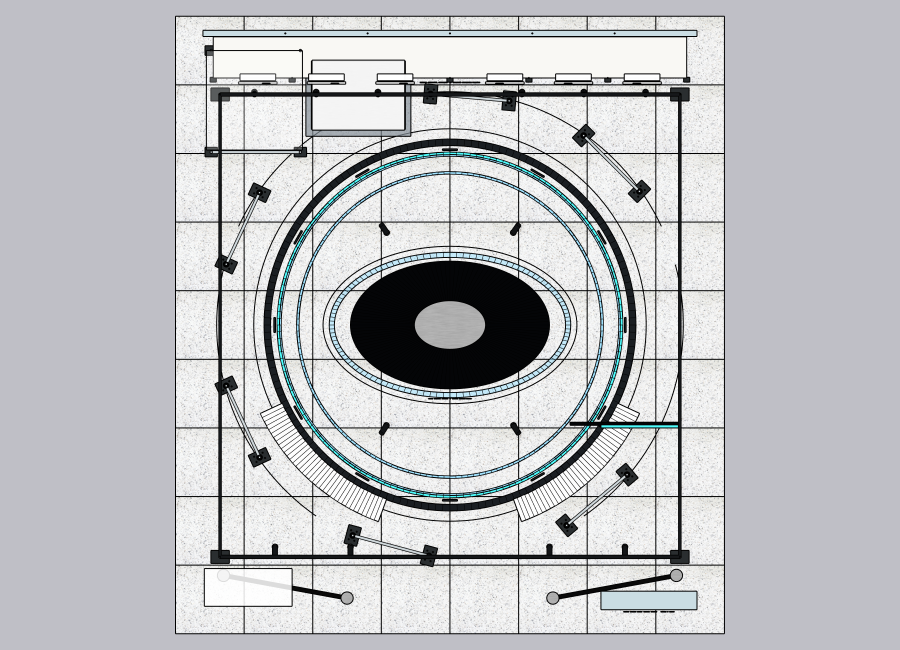
#> input picture codex_visual_stack/project_examples/logicat_r16/R16_QA_03_top_plan_cad_scale_clean_helpers_hidden.png, 1800 x 1300 px (shown at 1/2 size)
$ python -i capture_visual_assets.py   (imports and definitions only)
#> lines starting #> are read from the running program, lines starting #| are printed output that depends on the picture
#> further down, picture is the input picture: PIL image 1800x1300 RGB; mean R, G, B 191.3, 192.5, 195.5
#!/usr/bin/env python3
"""Capture source-page images into a local, cited, linked visual asset index."""
from __future__ import annotations
import argparse, csv, datetime as dt, hashlib, html, json, math, os, re, sys, time, urllib.parse, urllib.request
from pathlib import Path
from typing import Any
import numpy as np
from PIL import Image

UA = "Mozilla/5.0 (SA&BOO Visual Asset Index; private research cache)"
IMG_RE = re.compile(r'<(?:img|source)[^>]+(?:src|data-src|data-original|data-lazy-src|srcset)=["\']([^"\']+)', re.I)
META_RE = re.compile(r'<meta[^>]+(?:property|name)=["\'](?:og:image|twitter:image)["\'][^>]+content=["\']([^"\']+)', re.I)
TITLE_RE = re.compile(r'<title[^>]*>(.*?)</title>', re.I | re.S)
BAD_HINTS = re.compile(r'(logo|icon|flag|sprite|avatar|favicon|loader|spinner|svg-icon|menu-|brandmark)', re.I)


# [46 lines left out: functions fetch, page_title, extract_image_urls, ext_from_content_type, not called in this run]


def image_vector(img: Image.Image) -> np.ndarray:
    im = img.convert("RGB").resize((128, 128))
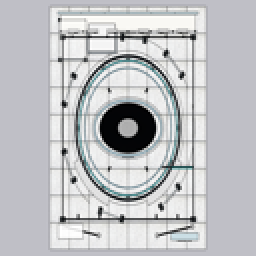
#> im: PIL image 128x128 RGB (shown 2 times larger); mean R, G, B 191.3, 192.5, 195.5
    arr = np.asarray(im).astype("float32") / 255.0
    # color histogram 16 bins per channel
    feats = []
    for c in range(3):
        hist, _ = np.histogram(arr[:, :, c], bins=16, range=(0, 1), density=True)
        feats.extend(hist.tolist())
#> after the loop, feats = 48 values, max 7.31 at index 44, min 0.0635 at index 33, mean 1
    mean = arr.reshape(-1, 3).mean(axis=0)
#> mean = [0.75, 0.755, 0.767]
    std = arr.reshape(-1, 3).std(axis=0)
#> std = [0.193, 0.189, 0.186]
    gray = arr.mean(axis=2)
    gx = np.diff(gray, axis=1, append=gray[:, -1:])
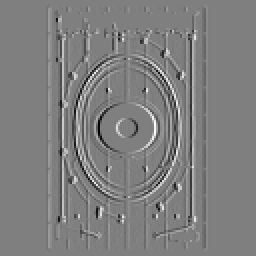
#> gx: shape (128, 128) float32 (shown 2 times larger); min -0.761, max 0.761, mean 4e-11; drawn with min black and max white
    gy = np.diff(gray, axis=0, append=gray[-1:, :])
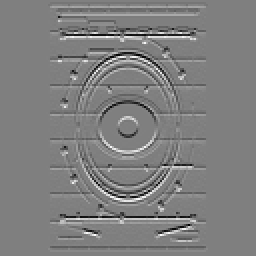
#> gy: shape (128, 128) float32 (shown 2 times larger); min -0.729, max 0.725, mean 4.66e-10; drawn with min black and max white
    edge = np.sqrt(gx * gx + gy * gy)
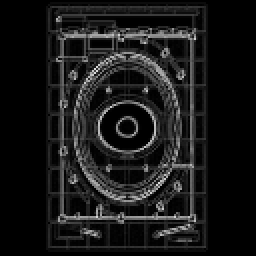
#> edge: shape (128, 128) float32 (shown 2 times larger); min 0, max 0.866, mean 0.0957
    edge_hist, _ = np.histogram(edge, bins=16, range=(0, 1), density=True)
#> edge_hist = [9.88, 1.84, 1.43, 0.796, 0.537, 0.337, 0.349, 0.235, 0.187, 0.201, 0.114, 0.0596, 0.0244, 0.0117, 0, 0]
    aspect = img.width / max(img.height, 1)
#> aspect = 1.38
    brightness = float(gray.mean())
#> brightness = 0.757
    contrast = float(gray.std())
#> contrast = 0.189
    feats.extend(mean.tolist() + std.tolist() + edge_hist.tolist() + [aspect, brightness, contrast])
    vec = np.asarray(feats, dtype="float32")
#> vec = 73 values, max 9.88 at index 54, min 0 at index 68, mean 0.948
    norm = np.linalg.norm(vec)
#> norm = 17.44
    return vec / norm if norm else vec


# [145 lines left out: functions save_thumbnail, rel, main, not called in this run]

# [2 lines not run here, left out]

>>> from PIL import Image
>>> picture = Image.open('../../../project_examples/logicat_r16/R16_QA_03_top_plan_cad_scale_clean_helpers_hidden.png')
>>> result = image_vector(picture)
#> result = 73 values, max 0.566 at index 54, min 0 at index 68, mean 0.0543
